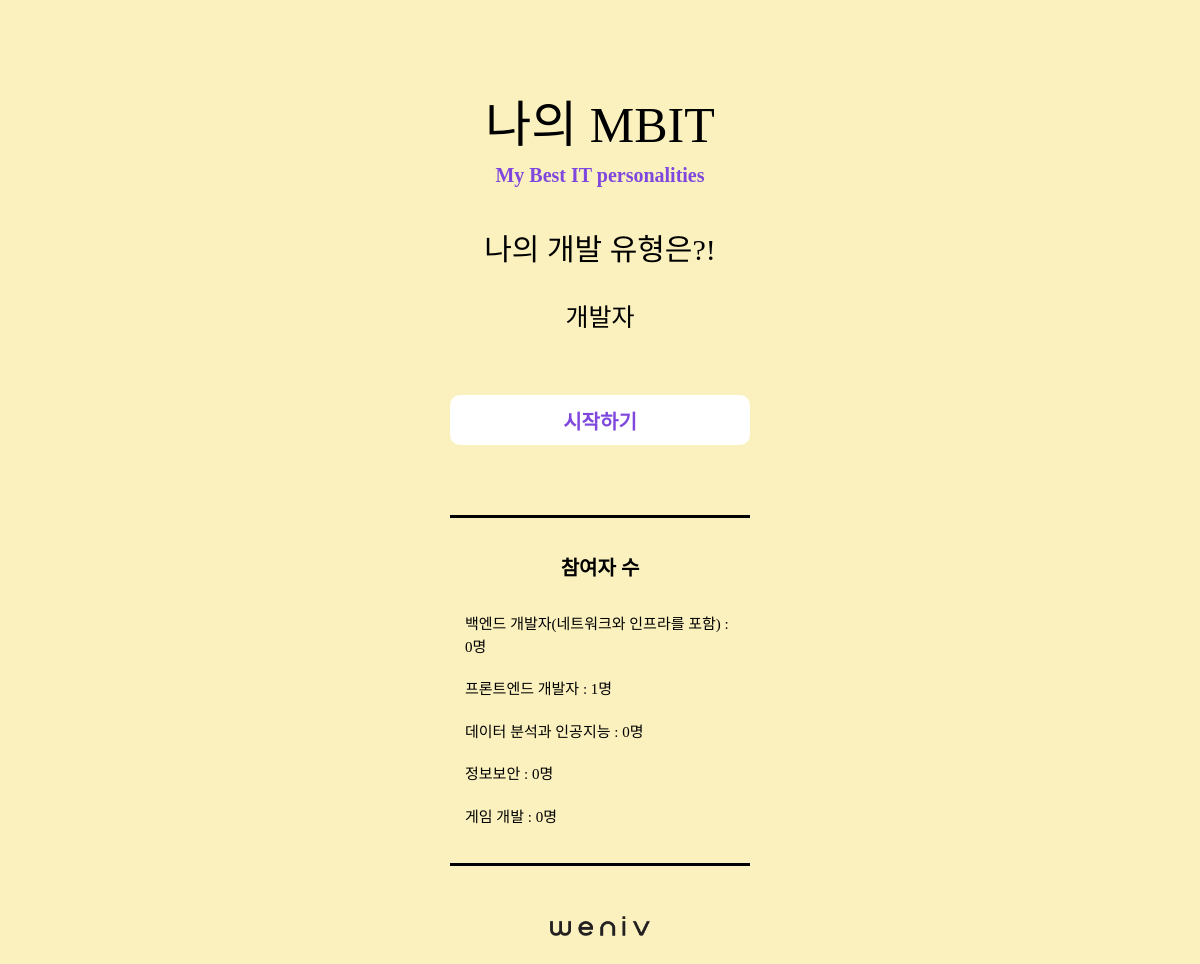
Before: / with the older database file.
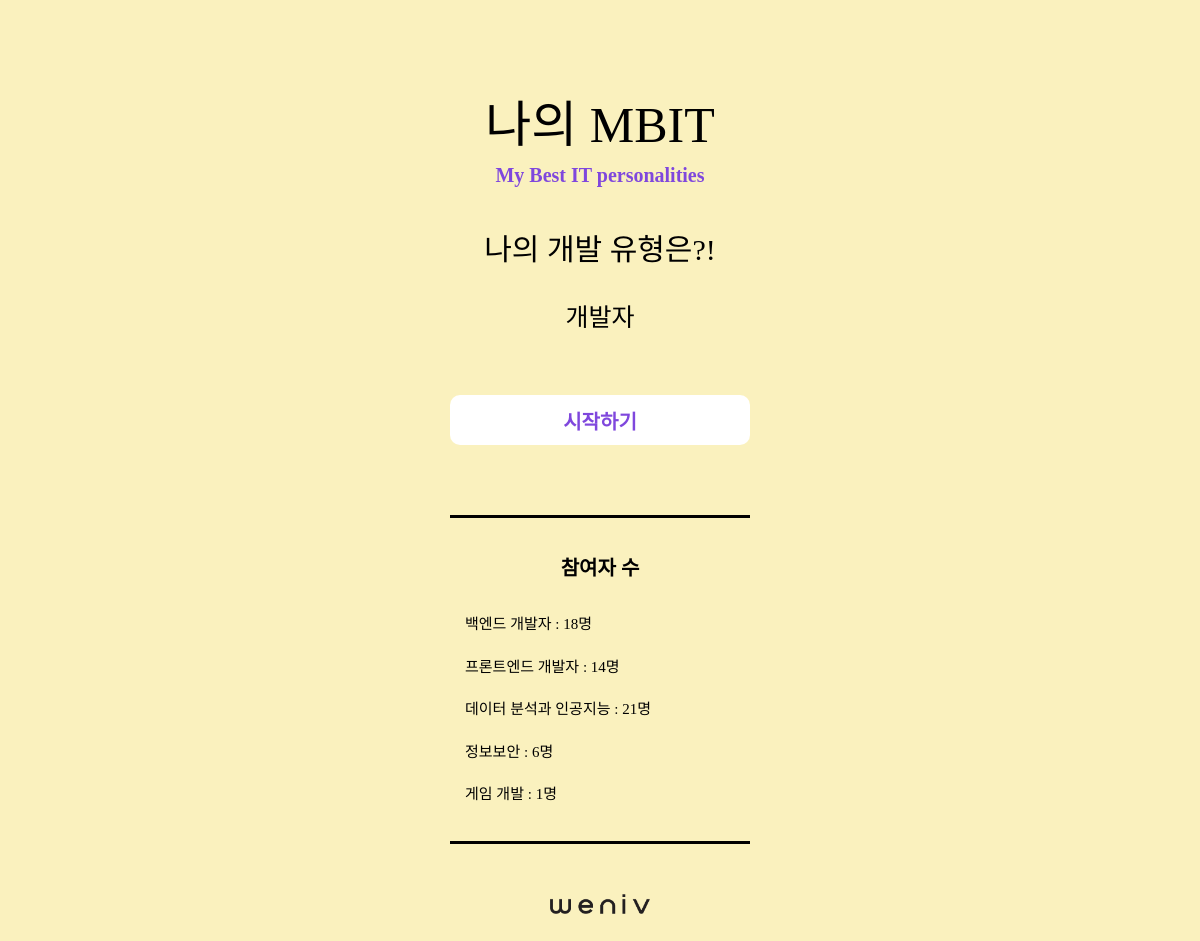
After: the same page with the newer database file.
### main/models.py (models this page shows, shortened)
class Developer(models.Model):
    name = models.CharField(max_length=50)
    count = models.IntegerField(default=0)
    data = models.JSONField()

### main/views.py (the view)
# urls.py: path('', views.index, name='index'),
def index(request):
    developers = Developer.objects.all()
    context = {
        'developers' : developers,
    }
    return render(request, 'main/index.html', context=context)

### main/templates/main/index.html (shortened to what this page needs)
{% extends 'main/base.html' %}
{% load static %}
{% block head %}
    <link rel="stylesheet" type="text/css" href="{% static 'css/reset.css' %}">
    <link rel="stylesheet" type="text/css" href="{% static 'css/style.css' %}">
{% endblock head %}
{% block body %}
    <section id="main_contents">
        <div class="wrapper">
            <div class="title">
                <h3 class="main_title">나의 MBIT</h3>
                <h3 class="sub_title">My Best IT personalities</h3>
            </div>
            <div class="intro">
                <h1>나의 개발 유형은?!</h1>
                <div class="type">
                    <ul class="type_list">
                        <li>개발자</li>
                    </ul>
                </div>
            </div>
            <div class="button">
                <a href="{% url 'main:form' %}">
                    <button class="strat" type="button">시작하기</button>
                </a>
            </div>
            <div class="result_data">
                <div class="data_wrap">
                    <h3>참여자 수</h3>
                    <ul>
                    {% for developer in developers %}
                        <li>{{ developer.name }} : {{ developer.count }}명</li>
                    {% endfor %}
                    </ul>
                </div>
            </div>
            <div class="weniv">
                <a href="http://www.paullab.co.kr">
                    <img src="{% static 'img/weniv_logo_black.png' %}" alt="weniv">
                </a>
            </div>
        </div>
    </section>
{% endblock body %}

Changed rows visible on the page:
changed Developer: name "백엔드 개발자(네트워크와 인프라를 포함)" → "백엔드 개발자"; count "0" → "18"
changed Developer "프론트엔드 개발자": count "1" → "14"
changed Developer "데이터 분석과 인공지능": count "0" → "21"
changed Developer "정보보안": count "0" → "6"
changed Developer "게임 개발": count "0" → "1"
